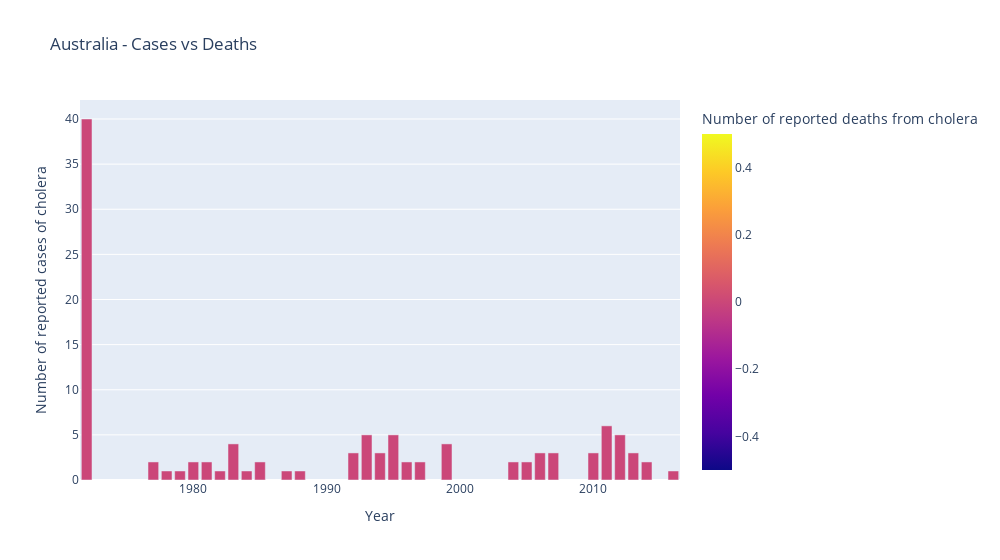
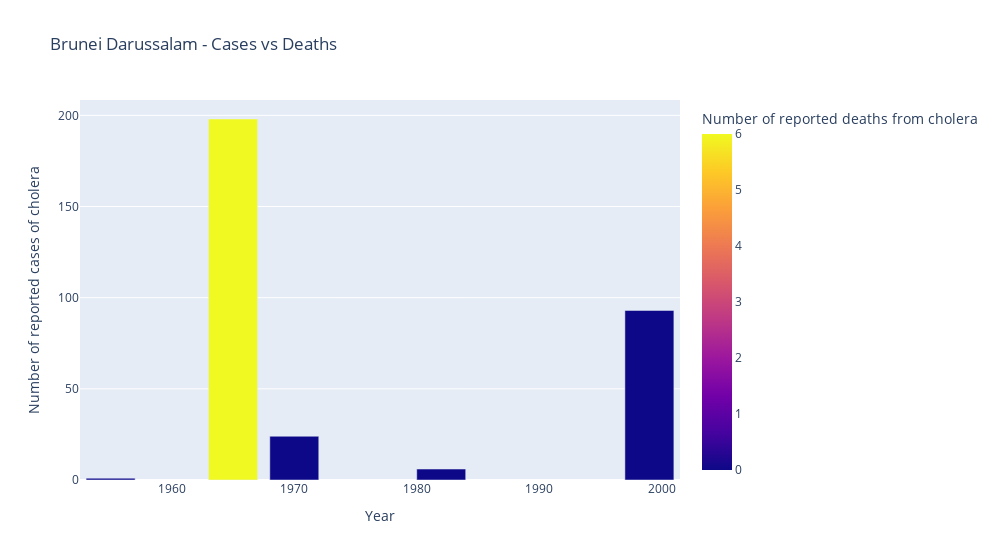
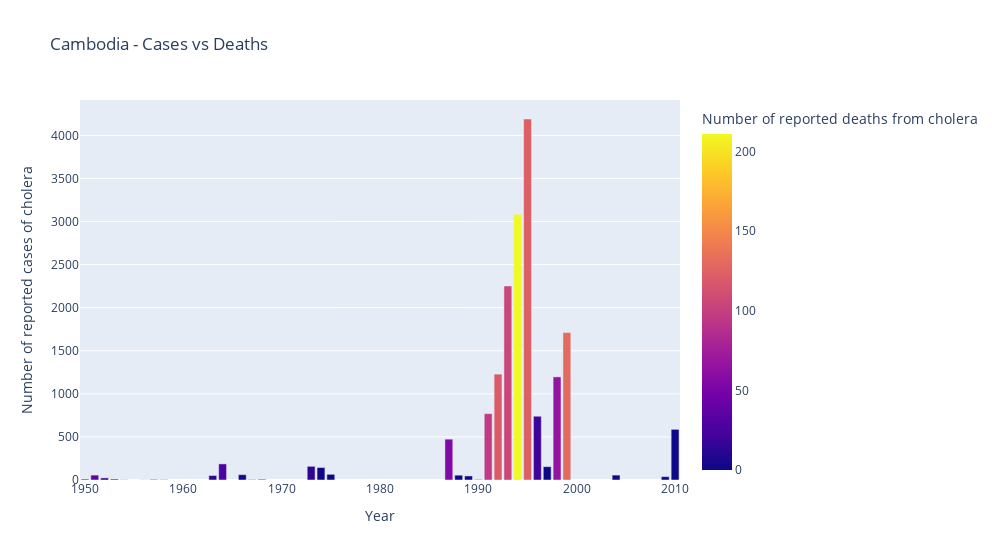
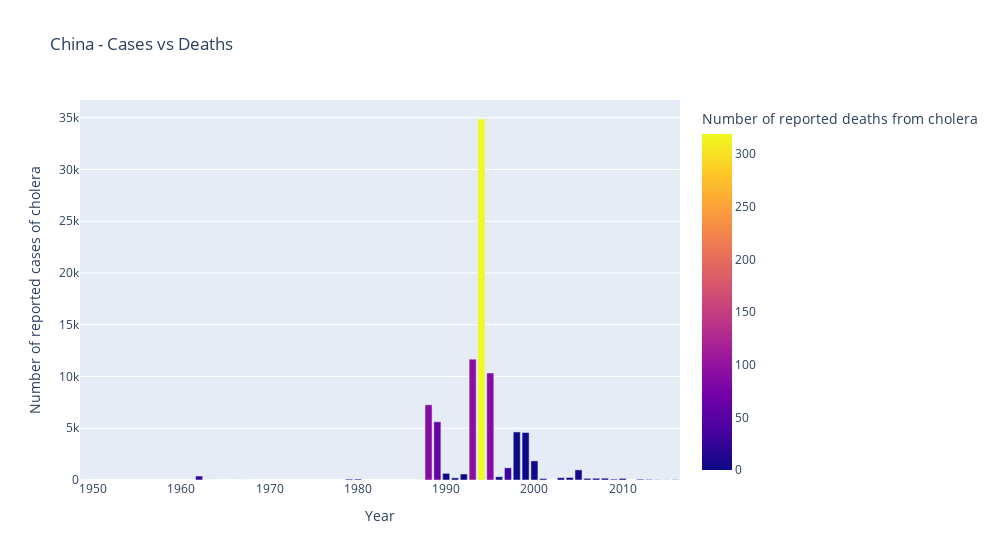

The notebook cell these images were saved under, in order:
### Markdown cell above
#### 3. Cases vs Deaths per country

### Code cell
for i in data_western['Country'].unique():

    fig = px.bar(
    data_frame = data_western.loc[data['Country']==i], 
    x='Year', 
    y='Number of reported cases of cholera', 
    width=1000, 
    color='Number of reported deaths from cholera',
    color_discrete_sequence ='viridis',
    title=f'{i} - Cases vs Deaths')

    fig.show()

### Figure 1 — Plotly figure (JSON) as saved in the notebook; plotly's stock layout.template omitted (floating-point values rounded to 4 significant figures)
{"data": [{"alignmentgroup": "True", "hovertemplate": "Year=%{x}<br>Number of reported cases of cholera=%{y}<br>Number of reported deaths from cholera=%{marker.color}<extra></extra>", "legendgroup": "", "marker": {"color": [0, 0, 0, 0, 0, 0, 0, 0, 0, 0, 0, 0, 0, 0, 0, 0, 0, 0, 0, 0, 0, 0, 0, 0, 0, 0, 0, 0, 0], "coloraxis": "coloraxis", "pattern": {"shape": ""}}, "name": "", "offsetgroup": "", "orientation": "v", "showlegend": false, "textposition": "auto", "type": "bar", "x": [2016, 2014, 2013, 2012, 2011, 2010, 2007, 2006, 2005, 2004, 1999, 1997, 1996, 1995, 1994, 1993, 1992, 1988, 1987, 1985, 1984, 1983, 1982, 1981, 1980, 1979, 1978, 1977, 1972], "xaxis": "x", "y": [1, 2, 3, 5, 6, 3, 3, 3, 2, 2, 4, 2, 2, 5, 3, 5, 3, 1, 1, 2, 1, 4, 1, 2, 2, 1, 1, 2, 40], "yaxis": "y"}], "layout": {"barmode": "relative", "coloraxis": {"colorbar": {"title": {"text": "Number of reported deaths from cholera"}}, "colorscale": [[0, "#0d0887"], [0.1111, "#46039f"], [0.2222, "#7201a8"], [0.3333, "#9c179e"], [0.4444, "#bd3786"], [0.5556, "#d8576b"], [0.6667, "#ed7953"], [0.7778, "#fb9f3a"], [0.8889, "#fdca26"], [1, "#f0f921"]]}, "legend": {"tracegroupgap": 0}, "title": {"text": "Australia - Cases vs Deaths"}, "width": 1000, "xaxis": {"anchor": "y", "domain": [0, 1], "title": {"text": "Year"}}, "yaxis": {"anchor": "x", "domain": [0, 1], "title": {"text": "Number of reported cases of cholera"}}}}

### Figure 2 — Plotly figure (JSON) as saved in the notebook; plotly's stock layout.template omitted (floating-point values rounded to 4 significant figures)
{"data": [{"alignmentgroup": "True", "hovertemplate": "Year=%{x}<br>Number of reported cases of cholera=%{y}<br>Number of reported deaths from cholera=%{marker.color}<extra></extra>", "legendgroup": "", "marker": {"color": [0, 0, 0, 6, 0], "coloraxis": "coloraxis", "pattern": {"shape": ""}}, "name": "", "offsetgroup": "", "orientation": "v", "showlegend": false, "textposition": "auto", "type": "bar", "x": [1999, 1982, 1970, 1965, 1955], "xaxis": "x", "y": [93, 6, 24, 198, 1], "yaxis": "y"}], "layout": {"barmode": "relative", "coloraxis": {"colorbar": {"title": {"text": "Number of reported deaths from cholera"}}, "colorscale": [[0, "#0d0887"], [0.1111, "#46039f"], [0.2222, "#7201a8"], [0.3333, "#9c179e"], [0.4444, "#bd3786"], [0.5556, "#d8576b"], [0.6667, "#ed7953"], [0.7778, "#fb9f3a"], [0.8889, "#fdca26"], [1, "#f0f921"]]}, "legend": {"tracegroupgap": 0}, "title": {"text": "Brunei Darussalam - Cases vs Deaths"}, "width": 1000, "xaxis": {"anchor": "y", "domain": [0, 1], "title": {"text": "Year"}}, "yaxis": {"anchor": "x", "domain": [0, 1], "title": {"text": "Number of reported cases of cholera"}}}}

### Figure 3 — Plotly figure (JSON) as saved in the notebook; plotly's stock layout.template omitted (floating-point values rounded to 4 significant figures)
{"data": [{"alignmentgroup": "True", "hovertemplate": "Year=%{x}<br>Number of reported cases of cholera=%{y}<br>Number of reported deaths from cholera=%{marker.color}<extra></extra>", "legendgroup": "", "marker": {"color": [1, 0, 1, 130, 66, 0, 20, 123, 211, 104, 120, 97, 0, 2, 0, 55, 0, 1, 14, 1, 0, 5, 27, 13, 0, 1, 1, 2, 8, 10, 40, 1], "coloraxis": "coloraxis", "pattern": {"shape": ""}}, "name": "", "offsetgroup": "", "orientation": "v", "showlegend": false, "textposition": "auto", "type": "bar", "x": [2010, 2009, 2004, 1999, 1998, 1997, 1996, 1995, 1994, 1993, 1992, 1991, 1990, 1989, 1988, 1987, 1975, 1974, 1973, 1968, 1967, 1966, 1964, 1963, 1958, 1957, 1956, 1954, 1953, 1952, 1951, 1950], "xaxis": "x", "y": [588, 39, 57, 1711, 1197, 155, 740, 4190, 3085, 2252, 1229, 770, 5, 47, 56, 474, 66, 145, 159, 8, 4, 62, 187, 52, 3, 6, 1, 2, 11, 24, 57, 10], "yaxis": "y"}], "layout": {"barmode": "relative", "coloraxis": {"colorbar": {"title": {"text": "Number of reported deaths from cholera"}}, "colorscale": [[0, "#0d0887"], [0.1111, "#46039f"], [0.2222, "#7201a8"], [0.3333, "#9c179e"], [0.4444, "#bd3786"], [0.5556, "#d8576b"], [0.6667, "#ed7953"], [0.7778, "#fb9f3a"], [0.8889, "#fdca26"], [1, "#f0f921"]]}, "legend": {"tracegroupgap": 0}, "title": {"text": "Cambodia - Cases vs Deaths"}, "width": 1000, "xaxis": {"anchor": "y", "domain": [0, 1], "title": {"text": "Year"}}, "yaxis": {"anchor": "x", "domain": [0, 1], "title": {"text": "Number of reported cases of cholera"}}}}

### Figure 4 — Plotly figure (JSON) as saved in the notebook; plotly's stock layout.template omitted (floating-point values rounded to 4 significant figures)
{"data": [{"alignmentgroup": "True", "hovertemplate": "Year=%{x}<br>Number of reported cases of cholera=%{y}<br>Number of reported deaths from cholera=%{marker.color}<extra></extra>", "legendgroup": "", "marker": {"color": [0, 0, 0, 1, 0, 0, 0, 0, 0, 2, 4, 1, 1, 0, 3, 0, 0, 29, 4, 88, 319, 94, 1, 0, 5, 59, 89, 0, 0, 2, 0, 0, 24, 1], "coloraxis": "coloraxis", "pattern": {"shape": ""}}, "name": "", "offsetgroup": "", "orientation": "v", "showlegend": false, "textposition": "auto", "type": "bar", "x": [2016, 2015, 2014, 2013, 2012, 2010, 2009, 2008, 2007, 2006, 2005, 2004, 2003, 2001, 2000, 1999, 1998, 1997, 1996, 1995, 1994, 1993, 1992, 1991, 1990, 1989, 1988, 1987, 1980, 1979, 1967, 1963, 1962, 1949], "xaxis": "x", "y": [27, 13, 24, 53, 77, 157, 85, 174, 168, 161, 980, 244, 223, 140, 1846, 4589, 4642, 1177, 316, 10337, 34877, 11673, 583, 210, 644, 5628, 7267, 4, 88, 85, 1, 1, 384, 1], "yaxis": "y"}], "layout": {"barmode": "relative", "coloraxis": {"colorbar": {"title": {"text": "Number of reported deaths from cholera"}}, "colorscale": [[0, "#0d0887"], [0.1111, "#46039f"], [0.2222, "#7201a8"], [0.3333, "#9c179e"], [0.4444, "#bd3786"], [0.5556, "#d8576b"], [0.6667, "#ed7953"], [0.7778, "#fb9f3a"], [0.8889, "#fdca26"], [1, "#f0f921"]]}, "legend": {"tracegroupgap": 0}, "title": {"text": "China - Cases vs Deaths"}, "width": 1000, "xaxis": {"anchor": "y", "domain": [0, 1], "title": {"text": "Year"}}, "yaxis": {"anchor": "x", "domain": [0, 1], "title": {"text": "Number of reported cases of cholera"}}}}
